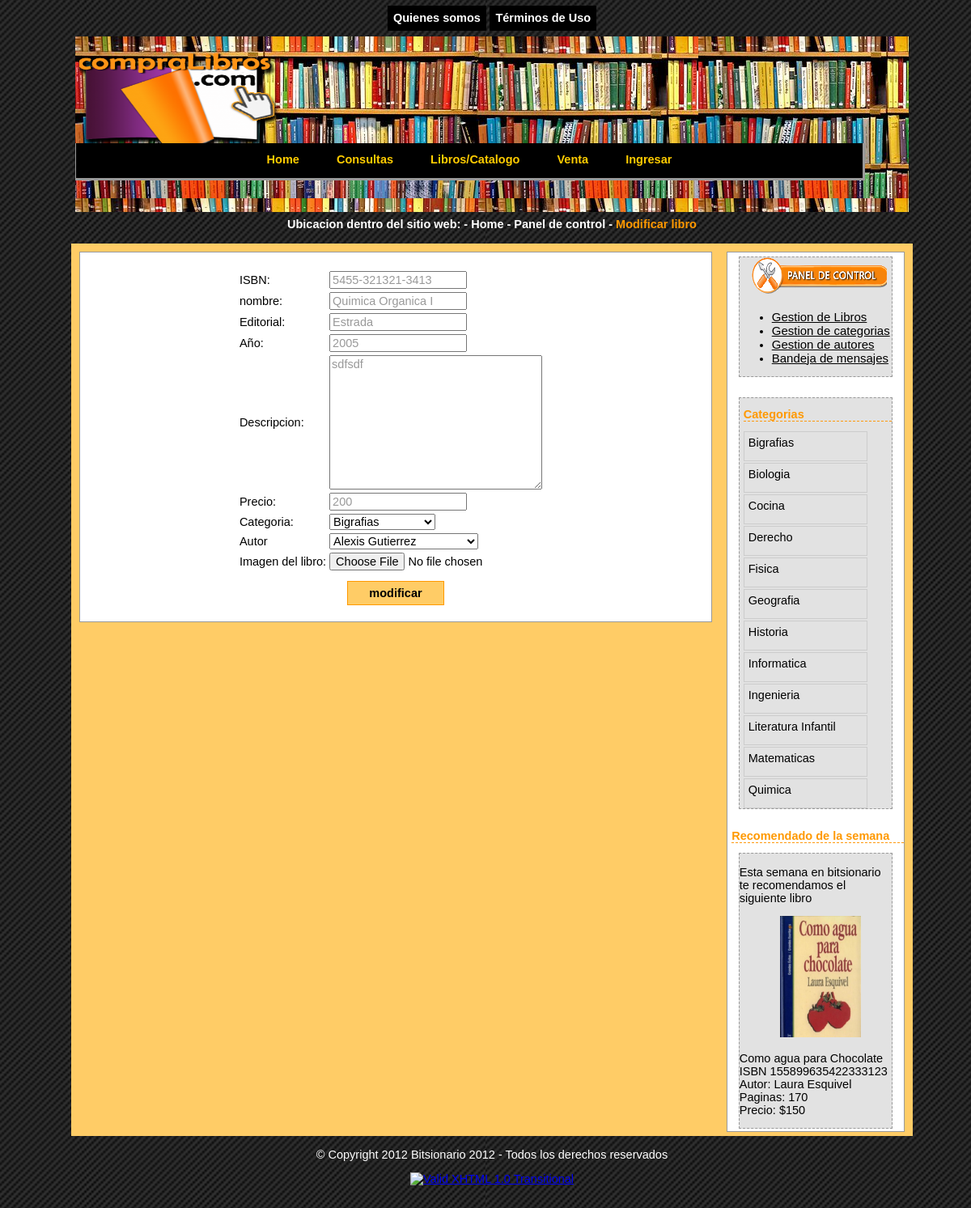
Page /Compralibros.com/modificar.php?clave=2 on the committed database.
### tables this page shows
CREATE TABLE IF NOT EXISTS `categorias` (
  `id_categoria` int(11) NOT NULL AUTO_INCREMENT,
  `categoria` varchar(50) NOT NULL,
  PRIMARY KEY (`id_categoria`),
  KEY `categoria` (`categoria`)
);

CREATE TABLE IF NOT EXISTS `libros` (
  `id_libro` int(11) NOT NULL AUTO_INCREMENT,
  `ISBN` varchar(50) NOT NULL,
  `nombre` varchar(50) NOT NULL,
  `editorial` varchar(50) NOT NULL,
  `anio` int(4) NOT NULL,
  `descripcion` varchar(500) NOT NULL,
  `precio` float NOT NULL,
  `categoria` varchar(30) NOT NULL,
  `autor` varchar(50) NOT NULL,
  `imagen` varchar(50) NOT NULL,
  PRIMARY KEY (`id_libro`),
  KEY `categoria` (`categoria`,`autor`),
  KEY `autor` (`autor`),
  KEY `categoria_2` (`categoria`)
);

### Compralibros.com/modificar.php (the view, shortened to what this page needs)
<?php
extract($_REQUEST);
if(isset($_GET['clave'])){
    $query = "SELECT * FROM libros WHERE id_libro = '$clave'";
    $resp = mysql_query($query);
    if($resp){
        $libro = mysql_fetch_array($resp);
    }
}?>
<!DOCTYPE html PUBLIC "-//W3C//DTD XHTML 1.0 Transitional//EN" "http://www.w3.org/TR/xhtml1/DTD/xhtml1-transitional.dtd">
<html xmlns="http://www.w3.org/1999/xhtml">
<head>
<link href="css/gal_estilos.css" type="text/css" rel="stylesheet" />
<link href="css/estilos.css" type="text/css" rel="stylesheet" />
</head>
<body>
        <div id="nav-sup">
          <p><a href="aboutus.php" name="aboutus">Quienes somos</a> <a href="term-usos.php" name="polit-priv">Términos de Uso</a></p>
        </div>
  <div id="cabecera" >
        <img src="imagenes/BajaLibros copia.png" name="libros" title="libros" class="imagenizquierda" /><br />
    <div class="nav">
        <ul>
            <li><a href="index.php" name="Home" title="Home" >Home</a></li>
            <li><a href="consultas.php" name="consultas" title="consultanos" >Consultas</a></li>
            <li><a href="libros_catalogo.php" name="libros" title="Libros">Libros/Catalogo</a></li>
            <li><a href="venta.php" name="venta" title="catalogo">Venta</a></li>
            <?php
            if(isset($_SESSION['logueado']))
                { ?>
              <li class="inf-reg" >|&nbsp;&nbsp; Bienvenido: <?php echo $_SESSION['usuario'];  ?></li>
              <li ><a href="logout.php" >|&nbsp;&nbsp;Salir</a></li>
            <?php }
             else { ?>
               <li><a href="login.php" name="login" title="logueate">Ingresar</a></li>
            <?php
            }
            ?>
        </ul>
    </div>
 </div>
    <div id="ubicacion">
            Ubicacion dentro del sitio web:&nbsp;-&nbsp;Home&nbsp;-&nbsp;Panel de control&nbsp;-&nbsp;<span>Modificar libro</span>
    </div>
    <div id="contenedor">
        <div class="lateral-der">
                    <div id="carrito">
                        <center><img src="imagenes/boton-panel-decontrol.png" width="175" height="50" /></center>
                        <ul>
                            <li><a href="gestionlibros.php" class="link">Gestion de Libros</a></li>
                            <li><a href="Gestioncategorias.php" class="link">Gestion de categorias</a></li>
                            <li><a href="Gestionautores.php" class="link">Gestion de autores</a></li>
                            <li><a href="mensajes.php" class="link"> Bandeja de mensajes </a></li>
                        </ul>
                    </div>
            <div id="cat">
                <h2> Categorias </h2>
                <?php
                $nombres = "SELECT * FROM categorias";
                $resp = mysql_query($nombres) or die(mysql_error());
                  echo '<ul>';
                  while($cat = mysql_fetch_array($resp)){
                    echo '<li><a href="libros_catalogo.php?palabra='.$cat['categoria'].'">'.$cat['categoria'].'</a></li>';
                  }
                ?>
                </div>
            <h2> Recomendado de la semana </h2>
                <div id="recomendado">
                    <p> Esta semana en bitsionario te recomendamos el siguiente libro </p>
                    <img src="imagenes/como-agua-para-chocolate.jpg" class="recomendado" name="aguaparachocolate" alt="#" />
                    <p id="descripcion">
                        <span>Como agua para Chocolate</span> <br />
                        ISBN 155899635422333123<br />
                        Autor: Laura Esquivel <br />
                        Paginas: 170<br />
                        <span> Precio: $150 </span>
                    </p>
          </div>
        </div>
        <div id="contenido">
                    <center>
                        <table>
                            <form action="" method="POST">
                                <tr><td>ISBN:</td>
                                <td><input type="text" name="ISBN" maxlength="20" value= "<?php echo $libro['ISBN']; ?>" style="color:#999;"></input></td></tr>
                                <tr><td>nombre:</td>
                                <td><input type="text" name="nombre" maxlength="50" value="<?php echo $libro['nombre']; ?>" style="color:#999"></input></td></tr>
                               <tr><td>Editorial:</td>
                                <td><input type="text" name="editorial" maxlength="50" value="<?php echo $libro['editorial']; ?>" style="color:#999;"></input></td></tr>
                               <tr><td>Año:</td>
                                <td><input type="text" name="anio" maxlength="4" value="<?php echo $libro['anio']; ?>" style="color:#999;"> </input></td></tr>
                               <tr><td>Descripcion:</td>
                                <td><textarea name="descripcion" cols="30" rows="10" style="color:#999;"><?php echo $libro['descripcion']; ?></textarea></td></tr>
                                <tr><td>Precio:</td>
                                <td><input type="text" name="precio" value="<?php echo $libro['precio']; ?>"  style="color:#999;"></input></td></tr>
                               <tr><td>Categoria:</td>
                                <?php
                                    $nombres = "SELECT * FROM categorias";
                                    $resp = mysql_query($nombres) or die(mysql_error());?>
                                        <td><select name='categoria'>
                                        <?php while ($fila = mysql_fetch_array($resp)) {
                                                    echo "<option value='" .$fila['categoria']."'>".$fila['categoria'] ."</option>";
                                        }
                                          echo"</select></td>";
                                    ?>
                                <tr><td>Autor</td>
                                 <?php
                                    $nombres = "SELECT * FROM autores";
                                    $resp = mysql_query($nombres) or die(mysql_error());?>
                                        <td><select name='autor' >
                                        <?php while ($fila = mysql_fetch_array($resp)) {
                                            echo "<option value='" .$fila['autor']."'>".$fila['autor']."</option>";
									       }
                                             echo"</select></td>";
                                        ?>
                                <tr><td>Imagen del libro:</td>
                                <td><input type="file" name="imagen" value="<?php echo $libro['imagen']; ?>"></input></td></tr>
                        </table>
                               <input type="submit" name="modificar" value="modificar" class="searchsubmit"></input>
                    </center>
        </div>
    </div>
    <div id="pie"><p>© Copyright 2012 Bitsionario 2012 - Todos los derechos reservados</p>
        <p>
            <a href="http://validator.w3.org/check?uri=referer"><img
            src="http://www.w3.org/Icons/valid-xhtml10" alt="Valid XHTML 1.0 Transitional" height="31" width="88" />
            </a>
        </p>
    </div>
</body>
</html>

### Compralibros.com/css/gal_estilos.css (style rules this page uses)
.lateral-der { float:right; margin:5px 5px auto 5px; background:#FFF; height:auto; width:15em; border:1px solid #999; }
.lateral-der h2 { margin-left:5px; color:#F90; font-weight:bold; border-bottom:1.5px dashed #F90; }
#cat { width:13em; height:auto; margin:25px auto 25px auto; border:1px dashed #999; background-color:#e2e2e2; }
#cat ul { list-style:none; height:auto; width:auto; margin:auto 30px auto -30px; }
#cat li { list-style:none; color:#CCC; height:25px; width:auto; border:1px solid #CCC; margin:2px auto auto -5px; padding:5px; }
#cat li a { text-decoration:none; color:#000; }
.imagenizquierda { float:left; width:300px; height:230px; padding:5px; }
.link { font-size:15px; font-weight:400; text-decoration:none; color:#000; text-decoration:underline; }

### Compralibros.com/css/estilos.css (style rules this page uses)
* { font-family: 'Helvetica', sans-serif; font-size:14.5px; }
body { background-image: url(../imagenes/Texturas-fibra-de-carbono.png); background-repeat: repeat; width:100%; height:100%; }
#contenedor { padding:5px; background:#FC6; width:71em; height:auto; margin:12px auto auto auto; overflow:hidden; }
#cabecera { width:71em; height:15em; text-align:center; margin:auto; background-image:url(../Imagenes/libros5.jpg); }
#cabecera img { height:170px; width:250px; margin:-10px auto 25px auto; }
.nav { margin:8em auto 2em auto; width:67em; height:3em; background:#000; border-right:3px solid #999; border-bottom:3px solid #999; border-left:1px solid #999; position:absolute; }
.nav ul { padding:12px; position: relative; bottom:15px; }
.nav li { list-style:none; display: inline; padding:7px; color:#FFF; font-weight:bold; font-size:15px; }
.nav li a { color:#FC0; text-decoration:none; padding:14px; }
#nav-sup { width:auto; height:30px; font-size:18px; text-align:center; font-size:13px; }
#nav-sup a { text-decoration:none; padding:0.5em; color:#FFF; background:#000; font-weight:bold; }
.searchsubmit { background:#FC6; width:120px; height:30px; color:#000; margin:10px auto auto auto; font-weight:bold; border: 1px #F90 solid; }
#contenido { padding:20px; margin:auto; background:#FFF; width:51em; height:auto; border:solid 1px #999; margin:5px auto 5px 5px; overflow:hidden; }
#pie { color:#FFF; width:67em; height:5em; text-align:center; margin:1em auto auto auto; }
#carrito { width:13em; height:auto; margin:5px auto 5px auto; border:1px dashed #999; background-color:#e2e2e2; }
#ubicacion { width:70%; height:20px; color:#FFF; margin:7px auto auto auto; font-weight:bold; text-align:center; }
#ubicacion span { color:#F90; }
#recomendado { width:13em; height:auto; margin:3px auto 3px auto; border:1px dashed #999; background-color:#e2e2e2; }
#recomendado img { width:100px; height:150px; margin:auto 3px 3px 50px; }

### rows in the picture
categorias: categoria "Bigrafias"
categorias: categoria "Biologia"
categorias: categoria "Cocina"
categorias: categoria "Derecho"
categorias: categoria "Fisica"
categorias: categoria "Geografia"
categorias: categoria "Historia"
categorias: categoria "Informatica"
categorias: categoria "Ingenieria"
categorias: categoria "Literatura Infantil"
categorias: categoria "Matematicas"
categorias: categoria "Quimica"
libros: ISBN "5455-321321-3413", nombre "Quimica Organica I", editorial "Estrada", anio "2005", descripcion "sdfsdf", precio "200"

### other values in the picture
form field categoria "Bigrafias"
form field autor "Alexis Gutierrez"
